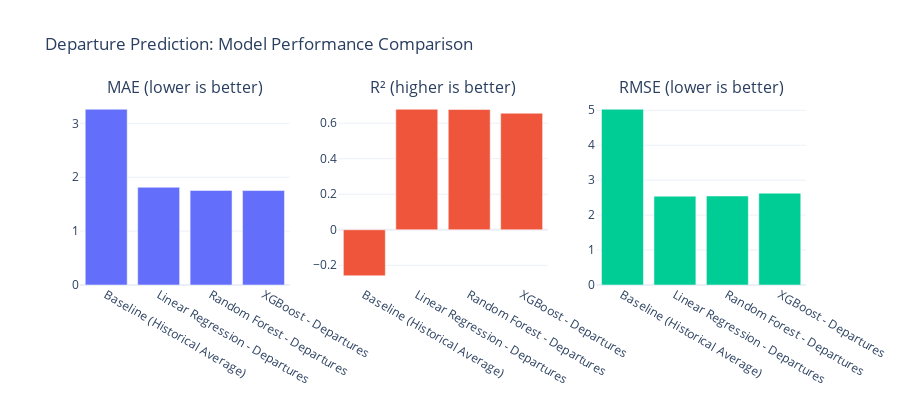

The notebook cell saved with this chart:
### Code cell
# Visualize comparison
fig = make_subplots(
	rows=1, cols=3,
	subplot_titles=('MAE (lower is better)', 'R² (higher is better)', 'RMSE (lower is better)')
)

fig.add_trace(go.Bar(x=results_df['model'], y=results_df['mae'], name='MAE'), row=1, col=1)
fig.add_trace(go.Bar(x=results_df['model'], y=results_df['r2'], name='R²'), row=1, col=2)
fig.add_trace(go.Bar(x=results_df['model'], y=results_df['rmse'], name='RMSE'), row=1, col=3)

fig.update_layout(
	height=400,
	showlegend=False,
	title_text='Departure Prediction: Model Performance Comparison',
	template='plotly_white'
)

fig.show()

### Figure 1 — Plotly figure (JSON) as saved in the notebook; plotly's stock layout.template omitted (floating-point values rounded to 4 significant figures)
{"data": [{"name": "MAE", "type": "bar", "x": ["Baseline (Historical Average)", "Linear Regression - Departures", "Random Forest - Departures", "XGBoost - Departures"], "xaxis": "x", "y": [3.262, 1.814, 1.755, 1.753], "yaxis": "y"}, {"name": "R²", "type": "bar", "x": ["Baseline (Historical Average)", "Linear Regression - Departures", "Random Forest - Departures", "XGBoost - Departures"], "xaxis": "x2", "y": [-0.259, 0.6786, 0.6772, 0.6563], "yaxis": "y2"}, {"name": "RMSE", "type": "bar", "x": ["Baseline (Historical Average)", "Linear Regression - Departures", "Random Forest - Departures", "XGBoost - Departures"], "xaxis": "x3", "y": [5.029, 2.541, 2.546, 2.628], "yaxis": "y3"}], "layout": {"annotations": [{"font": {"size": 16}, "showarrow": false, "text": "MAE (lower is better)", "x": 0.1444, "xanchor": "center", "xref": "paper", "y": 1, "yanchor": "bottom", "yref": "paper"}, {"font": {"size": 16}, "showarrow": false, "text": "R² (higher is better)", "x": 0.5, "xanchor": "center", "xref": "paper", "y": 1, "yanchor": "bottom", "yref": "paper"}, {"font": {"size": 16}, "showarrow": false, "text": "RMSE (lower is better)", "x": 0.8556, "xanchor": "center", "xref": "paper", "y": 1, "yanchor": "bottom", "yref": "paper"}], "height": 400, "showlegend": false, "title": {"text": "Departure Prediction: Model Performance Comparison"}, "xaxis": {"anchor": "y", "domain": [0, 0.2889]}, "xaxis2": {"anchor": "y2", "domain": [0.3556, 0.6444]}, "xaxis3": {"anchor": "y3", "domain": [0.7111, 1]}, "yaxis": {"anchor": "x", "domain": [0, 1]}, "yaxis2": {"anchor": "x2", "domain": [0, 1]}, "yaxis3": {"anchor": "x3", "domain": [0, 1]}}}
